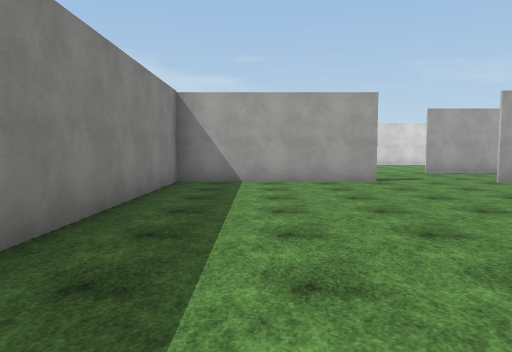
View 1 (above)

24 first-person views from a walk through a Unity game level. The camera is 1.5 m above the floor, tilts 4° down and sees 70° across. The floor is counted in squares, 2.17 m on a side. Each view is taken from the middle of a square. On the plan, view 1 faces up. The plan holds only what a view shows up to about 11 squares ahead; the rest is blank. The place goes on beyond the plan. The player character is not drawn. Surface patterns are stand-ins for the level's own textures.

View 2
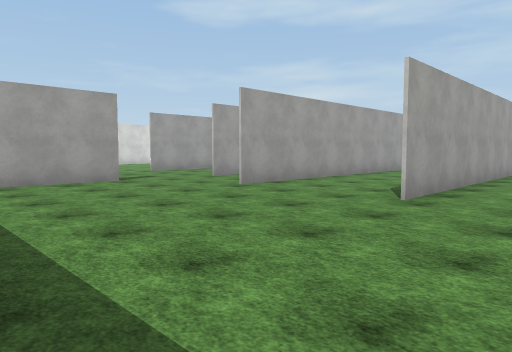

View 3
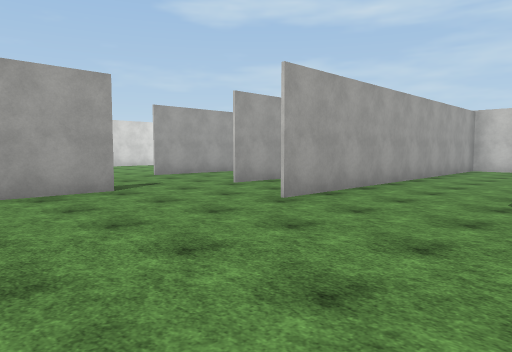

View 4
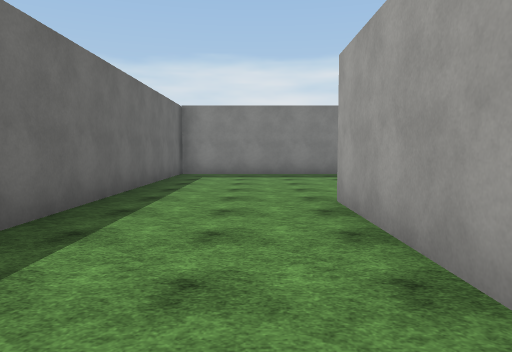

View 5
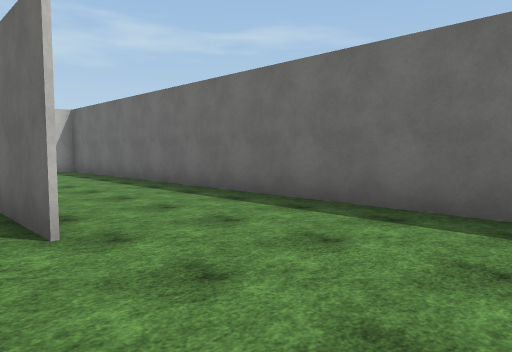

View 6
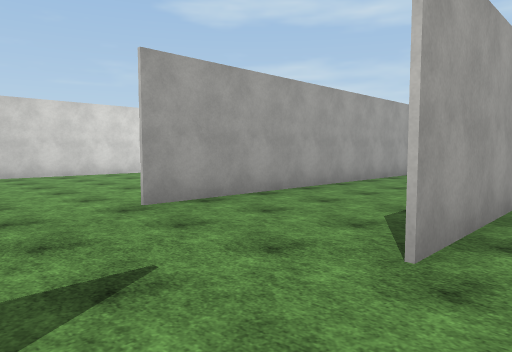

View 7
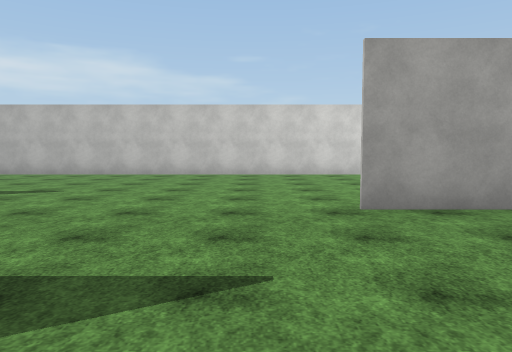

View 8
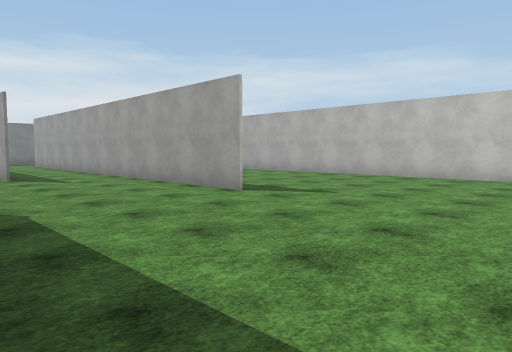

View 9
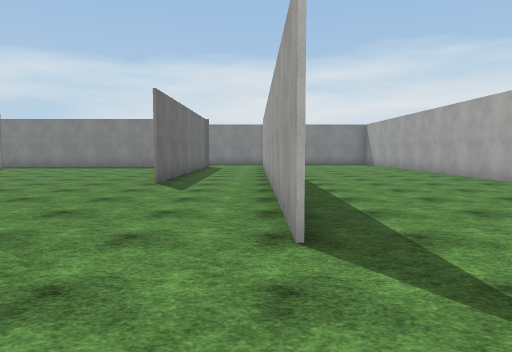

View 10
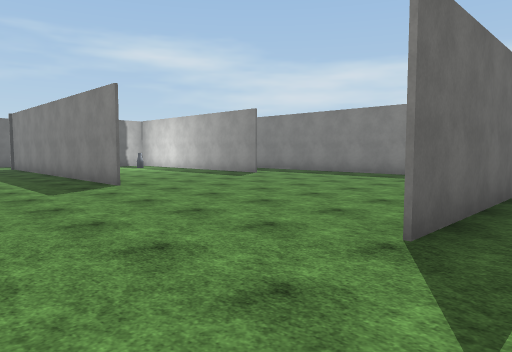

View 11
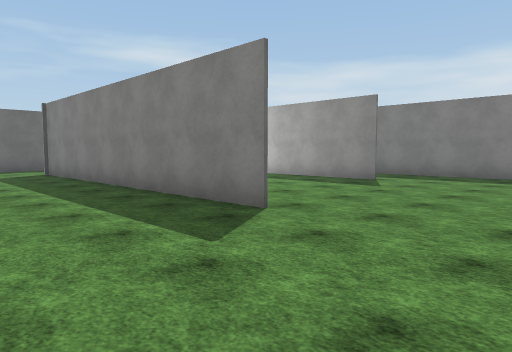

View 12
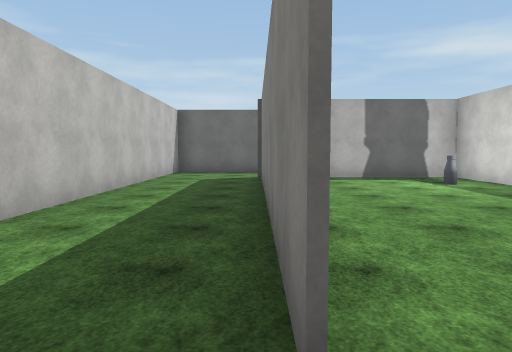

View 13
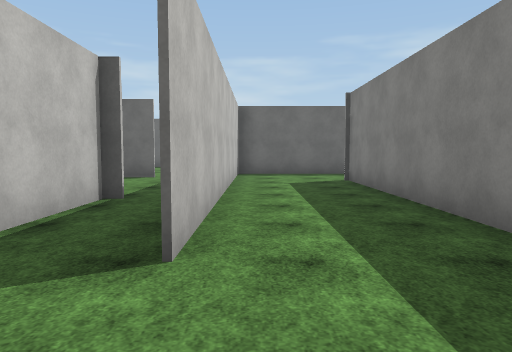

View 14
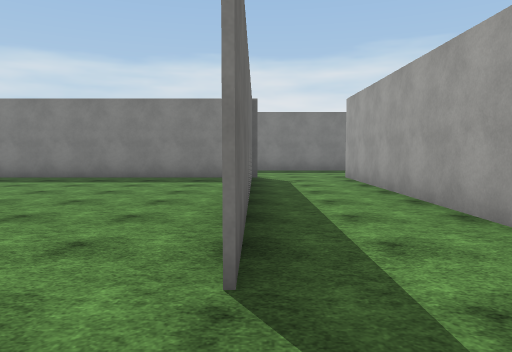

View 15
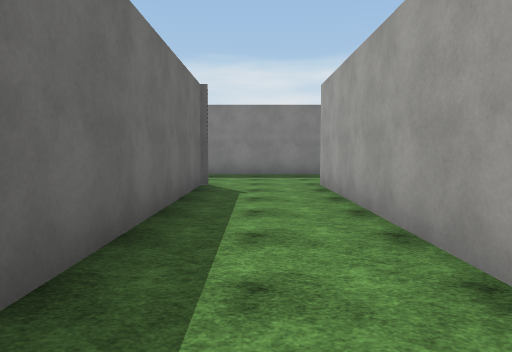

View 16
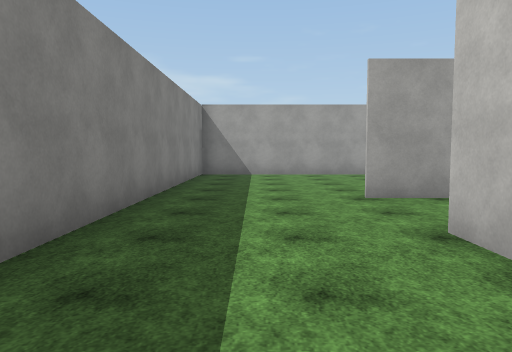

View 17
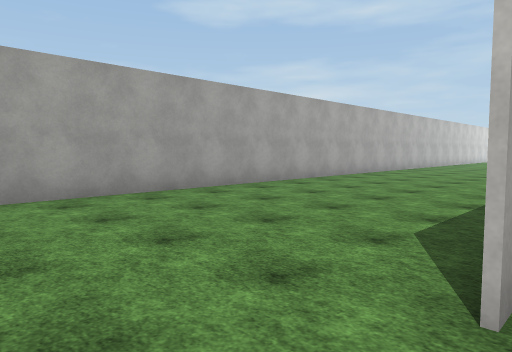

View 18
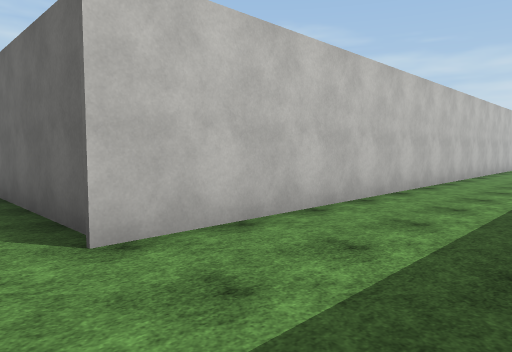

View 19
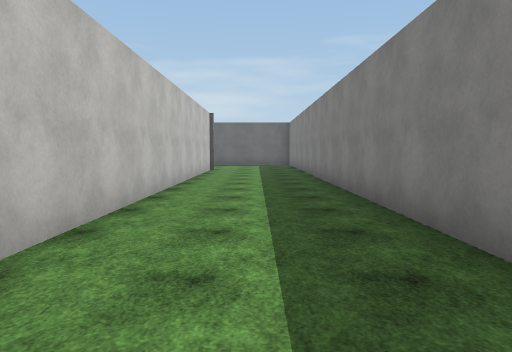

View 20
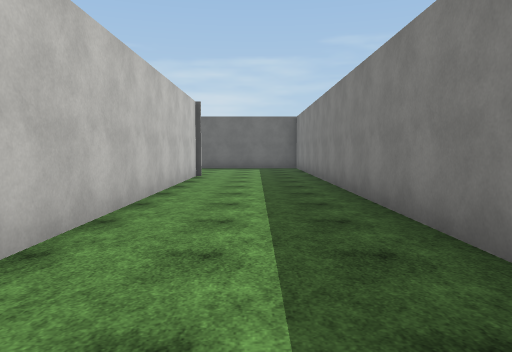

View 21
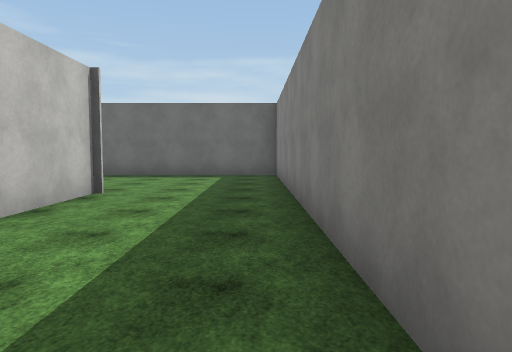

View 22
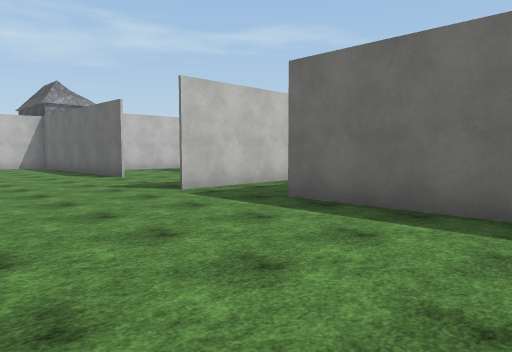

View 23
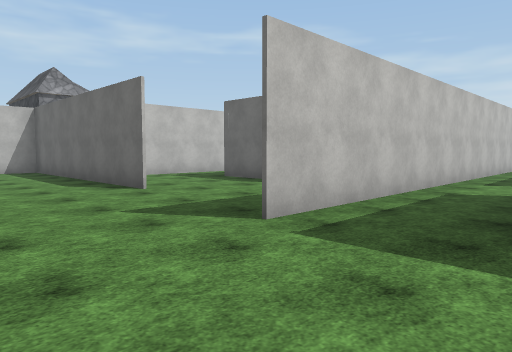

View 24
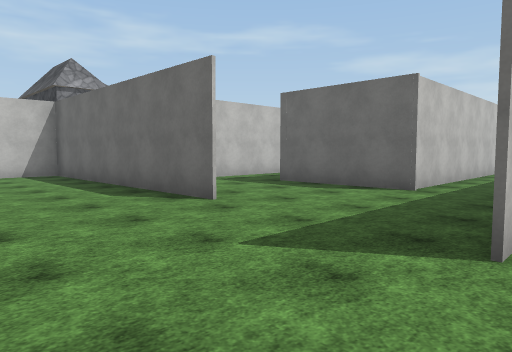

### Floor plan
Points are (right, up) in squares from view 1. A wall is a line through its corners. A room is listed if a view was taken in it or the views show most of it. See-through windows are left out.
Room 1 (views 1, 2, 3, 4, 5)
walls: (4, 2.2) (5.9, 2.2); (1.6, 8.1) (-1.8, 8.1) (-1.8, -1.2); (9.5, 2.1) (4, 2.1); (-2.1, -1.2) (9.5, -1.2); (9.5, 5.5) (4, 5.5)
ways out: opening at (3, 7) to room 2
Room 2 (views 6, 7, 8, 9, 10, 11, 12, 13, 14, 15, 16, 17, 18, 19, 20, 21, 22, 23, 24)
walls: (-6.1, 4) (-6.1, -4.5); (-11.1, 3) (-11.1, -0.5); (-5.8, 9.8) (-6.5, 9.8); (-11.1, -2.2) (-11.1, -4.4) (-7.9, -4.4); (2.8, 8.1) (1.6, 8.1); (-6.8, -6.9) (-3.5, -6.9) (-3.5, 1.9); (-0.6, 12.3) (-13.5, 12.3); (-13.3, 10.1) (-13.3, 1.8); (-16.6, 3.9) (-16.6, -11.2) (-11.4, -11.2); (-13.4, -7) (-13.4, 9.9) (-5.8, 9.9); (8, 7.9) (5.1, 7.9); (-6, -11.2) (0.8, -11.2) (0.9, -9.9); (9.5, 11.2) (5.1, 11.2); (8.1, 17.5) (-16.6, 17.5) (-16.6, 9.1); (-7.4, -20.4) (-7.4, -14.4) (-4.4, -14.4); (-9.5, -21.1) (-9.5, -10.6)
ways out: opening at (3, 7) to room 1; opening at (-5, -12.5); opening at (-2, -5)
objects: bottle (-10, -2)

Where each view was taken, in squares from view 1:
view 1: 0 up, 0 right, facing up
view 2: 0 up, 1 left, facing up-right
view 3: 2 up, 0 right, facing up-right
view 4: 1 up, 9 right, facing left
view 5: 3 up, 1 right, facing down-right
view 6: 7 up, 3 right, facing up-right
view 7: 7 up, 4 right, facing up
view 8: 8 up, 4 right, facing up-left
view 9: 12 up, 2 right, facing left
view 10: 11 up, 3 left, facing down-left
view 11: 7 up, 3 left, facing down-left
view 12: 5 up, 6 left, facing down
view 13: 4 up, 4 left, facing down
view 14: 10 up, 4 left, facing left
view 15: 11 up, 6 left, facing left
view 16: 7 up, 15 left, facing up
view 17: 12 up, 15 left, facing up-right
view 18: 11 up, 16 left, facing down-right
view 19: 6 up, 15 left, facing down
view 20: 3 up, 15 left, facing down
view 21: 1 down, 16 left, facing down
view 22: 7 down, 15 left, facing down-right
view 23: 8 down, 12 left, facing down-right
view 24: 8 down, 10 left, facing down-right
